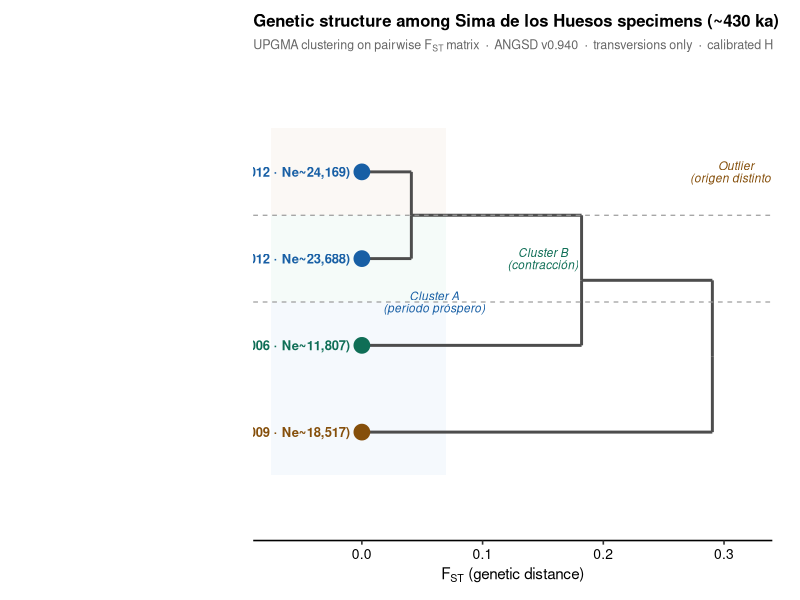
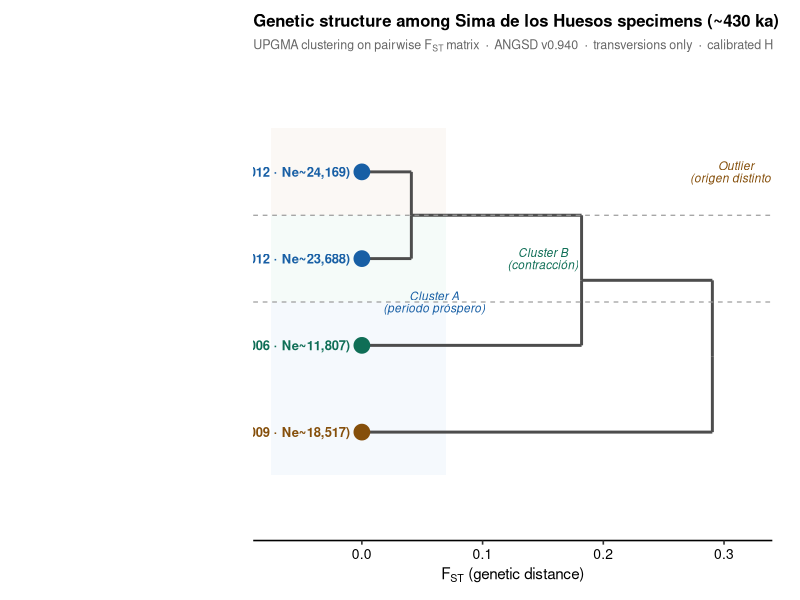

These figures' R source, in order:
library(ggplot2)
library(ggdendro)

specs <- c("femurXIII", "molar_L35", "scapula", "femur_fragment")

fst_mat <- matrix(0, 4, 4, dimnames=list(specs, specs))
fst_mat["femurXIII","molar_L35"]     <- fst_mat["molar_L35","femurXIII"]     <- 0.041
fst_mat["femurXIII","scapula"]        <- fst_mat["scapula","femurXIII"]        <- 0.123
fst_mat["femurXIII","femur_fragment"] <- fst_mat["femur_fragment","femurXIII"] <- 0.302
fst_mat["molar_L35","scapula"]        <- fst_mat["scapula","molar_L35"]        <- 0.241
fst_mat["molar_L35","femur_fragment"] <- fst_mat["femur_fragment","molar_L35"] <- 0.284
fst_mat["scapula","femur_fragment"]   <- fst_mat["femur_fragment","scapula"]   <- 0.285

# H calibrada y Ne proxy
h_vals <- c(femurXIII=0.001183, molar_L35=0.001207,
            scapula=0.000590, femur_fragment=0.000925)
ne_vals <- round(h_vals / (4 * 1.25e-8 * (1 - h_vals)))

# Clustering
dist_obj <- as.dist(fst_mat)
hc <- hclust(dist_obj, method="average")

ddata <- dendro_data(hc)

# Labels enriquecidos
lab_df <- label(ddata)
lab_df$specimen <- specs[match(lab_df$label, specs)]
lab_df$h_label <- sprintf("%s  (H=%.4f · Ne~%s)",
                           lab_df$label,
                           h_vals[lab_df$label],
                           format(ne_vals[lab_df$label], big.mark=","))

# Color por cluster
lab_df$color <- ifelse(lab_df$label %in% c("femurXIII","molar_L35"),
                        "#185FA5",
                 ifelse(lab_df$label == "scapula", "#0F6E56", "#854F0B"))

# Anotaciones de grupo
ann_df <- data.frame(
  x    = c(2.5,  3.0,  4.0),
  y    = c(0.06, 0.15, 0.31),
  lab  = c("Cluster A\n(período próspero)",
           "Cluster B\n(contracción)",
           "Outlier\n(origen distinto?)"),
  col  = c("#185FA5", "#0F6E56", "#854F0B")
)

p <- ggplot() +
  # Relleno de fondo por cluster
  annotate("rect", xmin=0.5, xmax=2.5, ymin=-0.075, ymax=0.07,
           fill="#E6F1FB", alpha=0.4) +
  annotate("rect", xmin=2.5, xmax=3.5, ymin=-0.075, ymax=0.07,
           fill="#E6F5F0", alpha=0.4) +
  annotate("rect", xmin=3.5, xmax=4.5, ymin=-0.075, ymax=0.07,
           fill="#F5EDE6", alpha=0.4) +

  # Dendrograma
  geom_segment(data=segment(ddata),
               aes(x=x, y=y, xend=xend, yend=yend),
               linewidth=1.0, color="grey30") +

  # Puntos en las hojas
  geom_point(data=lab_df,
             aes(x=x, y=0, color=color),
             size=5, show.legend=FALSE) +

  # Labels
  geom_text(data=lab_df,
            aes(x=x, y=-0.01, label=h_label, color=color),
            hjust=1, size=3.3, show.legend=FALSE,
            fontface="bold") +

  # Anotaciones de grupo
  geom_text(data=ann_df,
            aes(x=x, y=y, label=lab, color=col),
            size=3.0, fontface="italic", show.legend=FALSE,
            lineheight=0.85) +

  # Líneas verticales de grupo
  geom_vline(xintercept=2.5, linetype="dashed",
             color="grey60", linewidth=0.4) +
  geom_vline(xintercept=3.5, linetype="dashed",
             color="grey60", linewidth=0.4) +

  scale_color_identity() +
  scale_y_continuous(
    name = expression(F[ST]~"(genetic distance)"),
    limits = c(-0.09, 0.34),
    breaks = seq(0, 0.3, by=0.1),
    expand = c(0, 0)
  ) +
  scale_x_continuous(expand=c(0.15, 0.15)) +
  coord_flip() +

  labs(
    title = "Genetic structure among Sima de los Huesos specimens (~430 ka)",
    subtitle = expression(paste(
      "UPGMA clustering on pairwise ", F[ST],
      " matrix  \u00b7  ANGSD v0.940  \u00b7  transversions only  \u00b7  calibrated H"
    ))
  ) +

  theme_classic(base_size=12) +
  theme(
    plot.background  = element_rect(fill="white", color=NA),
    panel.background = element_rect(fill="white", color=NA),
    axis.text.y      = element_blank(),
    axis.ticks.y     = element_blank(),
    axis.title.y     = element_blank(),
    axis.line.y      = element_blank(),
    plot.title       = element_text(size=12, face="bold", color="black"),
    plot.subtitle    = element_text(size=9, color="grey40"),
    axis.text.x      = element_text(size=10, color="black"),
    axis.title.x     = element_text(size=11, color="black"),
    plot.margin = margin(10, 20, 10, 180)
  )

ggsave("~/PopSize/results/fst_dendrogram_SH_v2.pdf",
       p, width=9, height=5, device="pdf", bg="white")
ggsave("~/PopSize/results/fst_dendrogram_SH_v2.png",
       p, width=9, height=5, dpi=300, bg="white")

cat("✓ Dendrograma v2 guardado\n")
